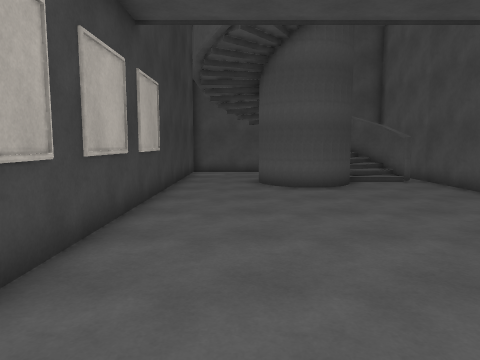
view 1 (above)

12 first-person views from a walk through a Unity game level. The camera is 1.5 m above the floor, tilts 6° down and sees 70° across. The floor is counted in squares, 1 m on a side. Each view is taken from the middle of a square. On the plan, view 1 faces up. The plan holds only what a view shows up to about 16 squares ahead; the rest is blank. The place goes on beyond the plan. The player character is not drawn.

view 2
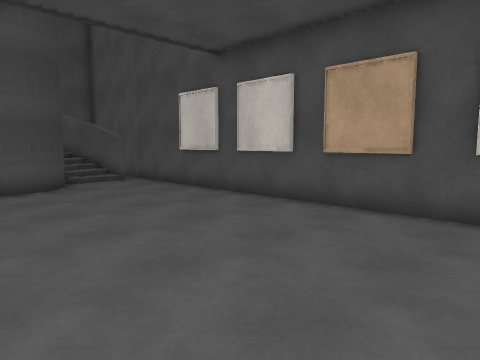

view 3
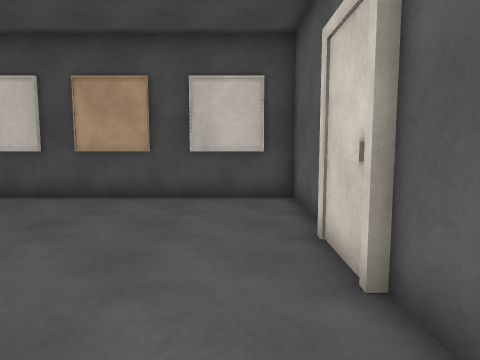

view 4
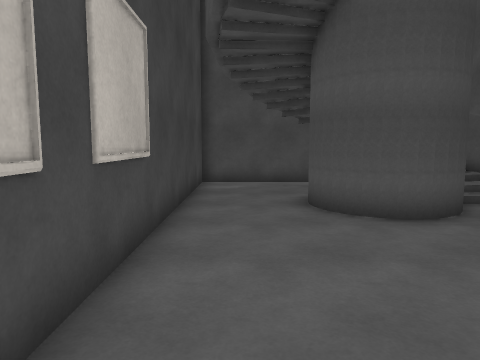

view 5
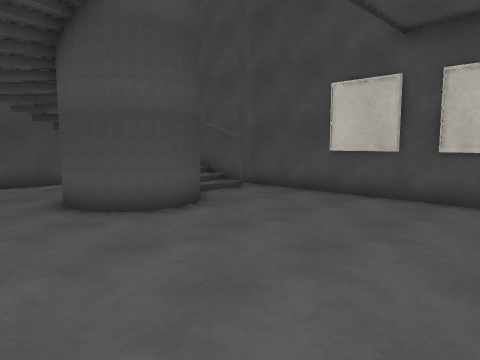

view 6
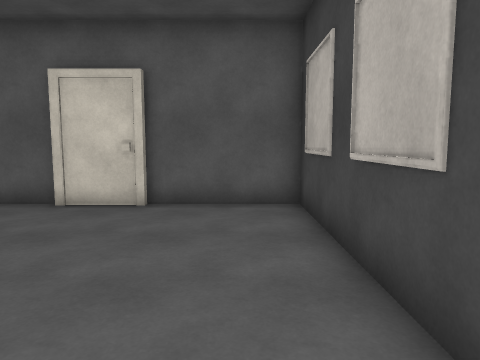

view 7
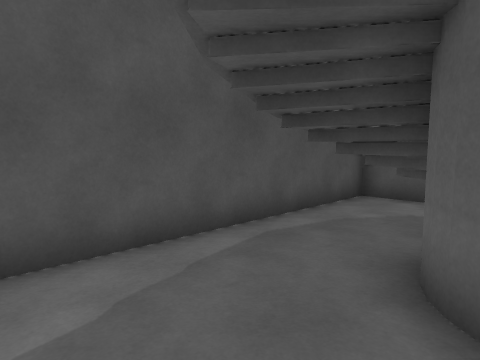

view 8
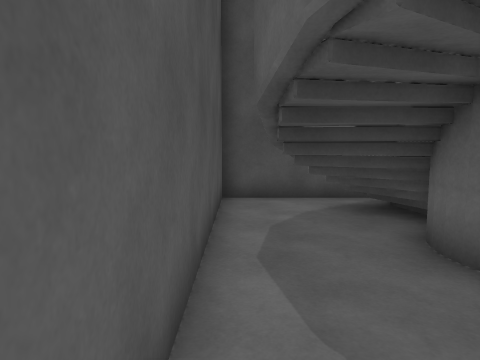

view 9
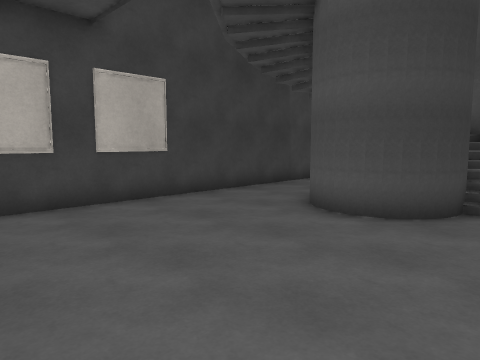

view 10
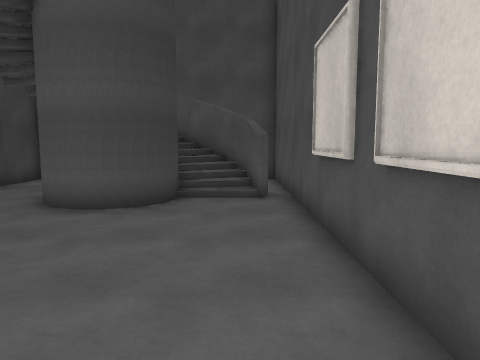

view 11
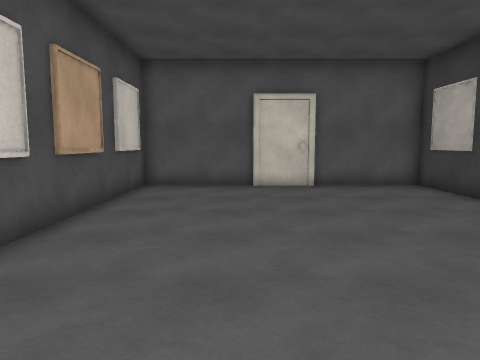

view 12
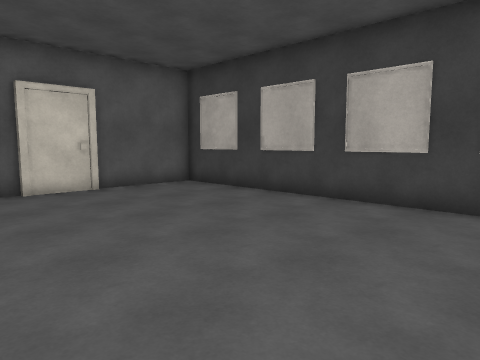

### Floor plan
Ten units are one square. View 1 is at (0, 0); x grows to the right and y downward. Boxes are objects, and circles mark ways between rooms. Rooms are numbered by the first view taken in them; rooms with no view inside come last. Other rooms are left out.
<svg viewBox="-30 -190 110 210">
<path fill="none" stroke="#000" d="M-25 -86 -25 -74M22 -118 17 -119 10 -125M-25 -56 -25 -44M11 -124 9 -129M41 -127 37 -122M42 -132 40 -125 33 -119 27 -117 20 -118 14 -121 9 -127 7 -133 8 -139M10 -144 13 -148M-25 -26 -25 -15M43 -136 42 -130 39 -124M12 -147 16 -150M65 -136 62 -152 52 -163M66 -136 62 -149M62 -150 52 -165 40 -171M-25 4 -25 15 14 15M30 -170 31 -175M13 13 36 13M53 -163 40 -172 35 -173M15 15 34 15M35 15 75 15 75 -140M25 -185 -25 -185 -25 -104M75 -140 75 -185 25 -185"/>
<circle cx="20" cy="-180" r="3" fill="#2a7"/>
<circle cx="70" cy="-140" r="3" fill="#2a7"/>
<text x="10" y="-80">1</text>
<text x="60" y="-170">2</text>
</svg>
Room 1 opens to room 2.

Where each view was taken, in squares from view 1:
view 1: 0 up, 0 right, facing up
view 2: 0 up, 0 right, facing up-right
view 3: 0 up, 2 left, facing right
view 4: 5 up, 1 left, facing up
view 5: 5 up, 2 left, facing up-right
view 6: 7 up, 1 left, facing down
view 7: 14 up, 2 left, facing up-right
view 8: 18 up, 2 left, facing right
view 9: 5 up, 6 right, facing up-left
view 10: 4 up, 6 right, facing up
view 11: 11 up, 4 right, facing down
view 12: 10 up, 6 right, facing down-left
